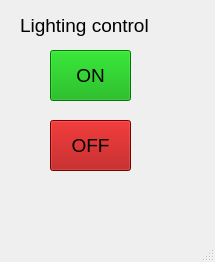
<?xml version="1.0" encoding="UTF-8"?>
<ui version="4.0">
 <class>MainWindow</class>
 <widget class="QMainWindow" name="MainWindow">
  <property name="geometry">
   <rect>
    <x>0</x>
    <y>0</y>
    <width>215</width>
    <height>262</height>
   </rect>
  </property>
  <property name="windowTitle">
   <string>MainWindow</string>
  </property>
  <widget class="QWidget" name="centralwidget">
   <widget class="QPushButton" name="pushButton">
    <property name="geometry">
     <rect>
      <x>50</x>
      <y>50</y>
      <width>81</width>
      <height>51</height>
     </rect>
    </property>
    <property name="font">
     <font>
      <pointsize>14</pointsize>
     </font>
    </property>
    <property name="styleSheet">
     <string notr="true">background-color: rgb(0, 170, 0);</string>
    </property>
    <property name="text">
     <string>ON</string>
    </property>
   </widget>
   <widget class="QPushButton" name="pushButton_2">
    <property name="geometry">
     <rect>
      <x>50</x>
      <y>120</y>
      <width>81</width>
      <height>51</height>
     </rect>
    </property>
    <property name="font">
     <font>
      <pointsize>14</pointsize>
     </font>
    </property>
    <property name="styleSheet">
     <string notr="true">background-color: rgb(170, 0, 0);</string>
    </property>
    <property name="text">
     <string>OFF</string>
    </property>
   </widget>
   <widget class="QLabel" name="label">
    <property name="geometry">
     <rect>
      <x>20</x>
      <y>10</y>
      <width>141</width>
      <height>31</height>
     </rect>
    </property>
    <property name="font">
     <font>
      <pointsize>14</pointsize>
     </font>
    </property>
    <property name="text">
     <string>Lighting control</string>
    </property>
   </widget>
  </widget>
  <widget class="QMenuBar" name="menubar">
   <property name="geometry">
    <rect>
     <x>0</x>
     <y>0</y>
     <width>215</width>
     <height>21</height>
    </rect>
   </property>
  </widget>
  <widget class="QStatusBar" name="statusbar"/>
 </widget>
 <resources/>
 <connections/>
</ui>
